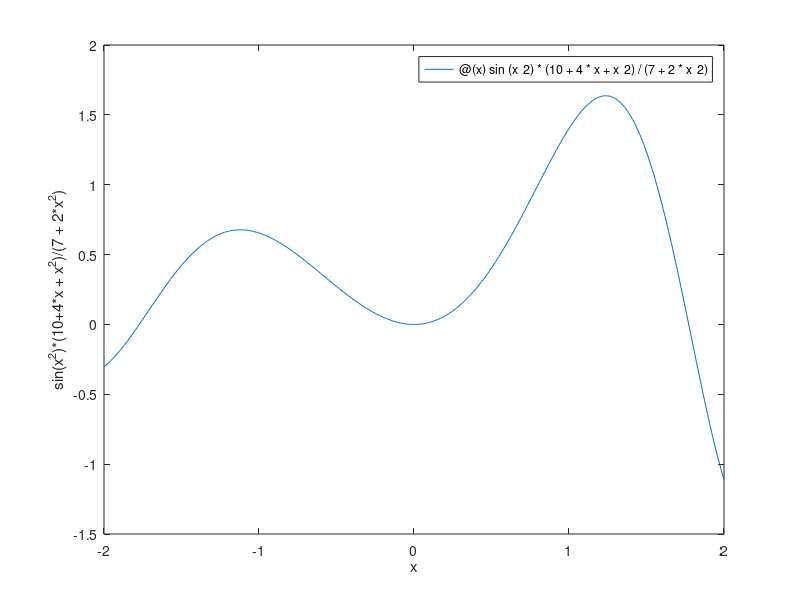

Write the MATLAB code that produced this figure.

test = @(x) sin(x^2)*(10+4*x + x^2)/(7 + 2*x^2);

h = figure;
set(h,'name','Dorian Wang''s Stuff and Things''','numbertitle','off')

fplot(test, [-2, 2])
xlabel('x')
ylabel('sin(x^2)*(10+4*x + x^2)/(7 + 2*x^2)')



size([1;2])